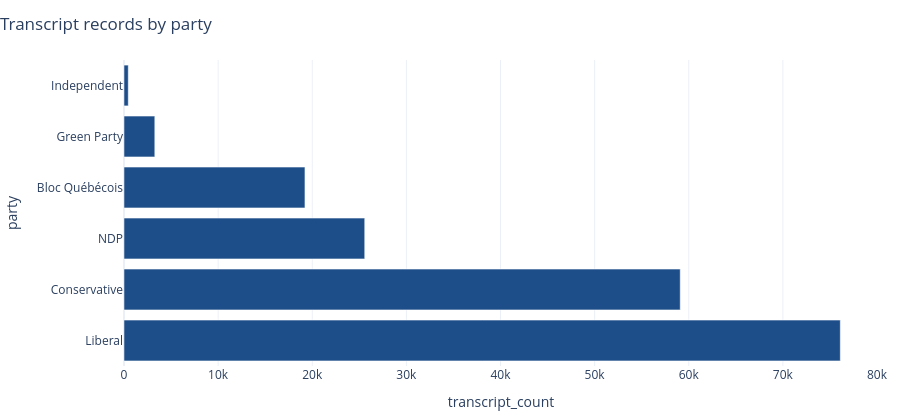

Source (notebook cell):
### Code cell
fig_transcripts_by_party = plot_horizontal_bar_chart(
    overview_tables["transcripts_by_party"].head(15),
    x="transcript_count",
    y="party",
    title="Transcript records by party",
)

fig_transcripts_by_party

### Figure 1 — Plotly figure (JSON) as saved in the notebook; plotly's stock layout.template omitted (floating-point values rounded to 4 significant figures)
{"data": [{"alignmentgroup": "True", "hovertemplate": "transcript_count=%{x}<br>party=%{y}<extra></extra>", "legendgroup": "", "marker": {"color": "#1D4E89", "pattern": {"shape": ""}}, "name": "", "offsetgroup": "", "orientation": "h", "showlegend": false, "textposition": "auto", "type": "bar", "x": [76099, 59093, 25574, 19224, 3272, 454], "xaxis": "x", "y": ["Liberal", "Conservative", "NDP", "Bloc Québécois", "Green Party", "Independent"], "yaxis": "y"}], "layout": {"barmode": "group", "height": 420, "legend": {"title": {"text": ""}, "tracegroupgap": 0}, "margin": {"b": 20, "l": 20, "r": 20, "t": 60}, "title": {"text": "Transcript records by party", "x": 0}, "xaxis": {"anchor": "y", "domain": [0, 1], "title": {"text": "transcript_count"}}, "yaxis": {"anchor": "x", "domain": [0, 1], "title": {"text": "party"}}}}
